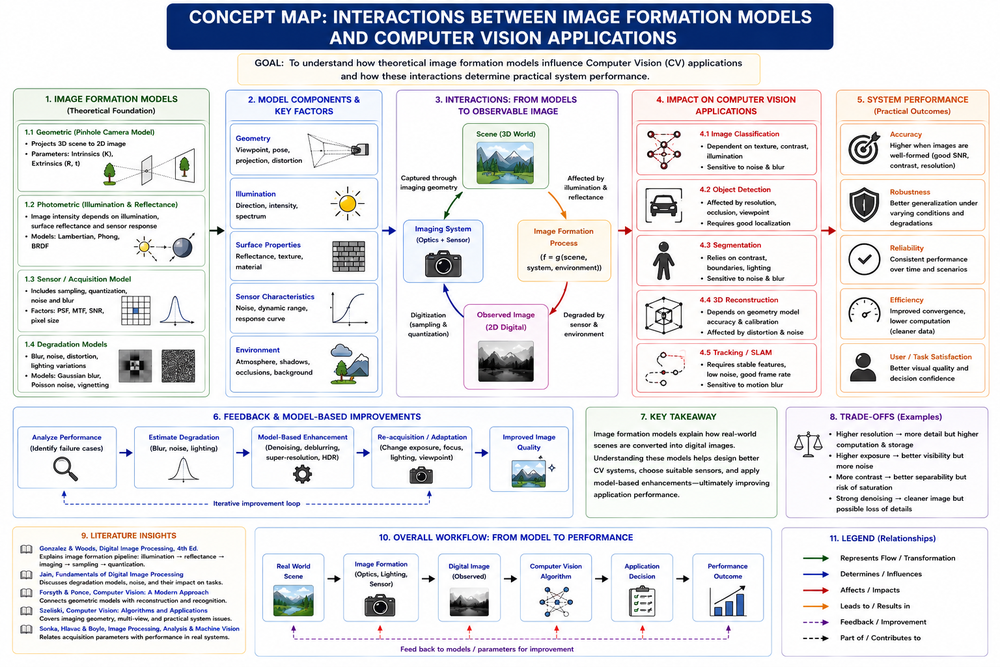
#> input picture CO1/AT2/AT2-Q15.png, 1000 x 667 px, shrunk from 1536 x 1024 before the run, found by its file name
$ python experiment_14.py
#> lines starting #> are read from the running program, lines starting #| are printed output that depends on the picture
# -*- coding: utf-8 -*-
"""EXPERIMENT-14.ipynb

Automatically generated by Colab.

Original file is located at
    https://colab.research.google.com/drive/1kkLurG41t-kff0--GRBaD4WouXu4DPsS
"""

import cv2
import numpy as np
from google.colab import files
import matplotlib.pyplot as plt

# Upload image
uploaded = files.upload()
#> the answer given: AT2-Q15.png

# Get uploaded file name
image_path = list(uploaded.keys())[0]

# Read image
img = cv2.imread(image_path)
#> img is the input picture: shape (667, 1000, 3); mean B, G, R 230.7, 226.7, 226.1

# Check if image is loaded
if img is None:
    print("Error: Image not found!")
else:
    # Get image dimensions
    rows, cols = img.shape[:2]
#> rows = 667; cols = 1000

    # Source points
    src_points = np.float32([
        [0, 0],
        [cols - 1, 0],
        [0, rows - 1],
        [cols - 1, rows - 1]
    ])
#> src_points = [[0, 0], [999, 0], [0, 666], [999, 666]]

    # Destination points
    dst_points = np.float32([
        [0, 0],
        [cols - 1, 0],
        [0, int(0.7 * rows)],
        [cols - 1, int(0.7 * rows)]
    ])
#> dst_points = [[0, 0], [999, 0], [0, 466], [999, 466]]

    # Compute homography matrix
    M, _ = cv2.findHomography(src_points, dst_points)

    # Apply homography transformation
    homography_img = cv2.warpPerspective(img, M, (cols, rows))
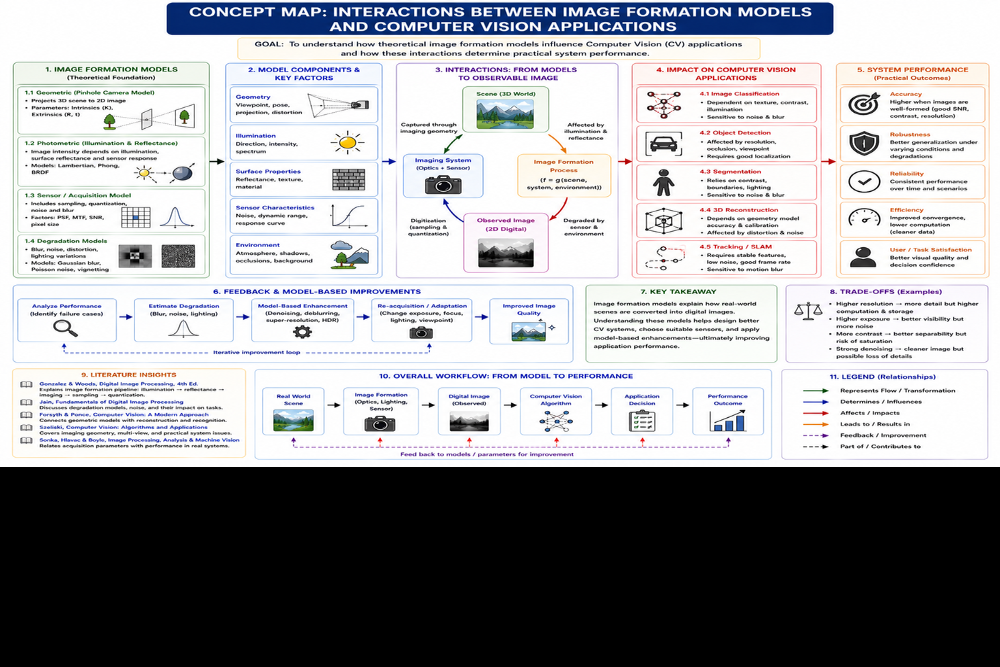
#> homography_img: shape (667, 1000, 3); mean B, G, R 161.5, 158.7, 158.3

    # Save output image
    cv2.imwrite("Transformation_Using_Homography_Image.jpg", homography_img)

    # Convert BGR to RGB for display
    original_rgb = cv2.cvtColor(img, cv2.COLOR_BGR2RGB)
    homography_rgb = cv2.cvtColor(homography_img, cv2.COLOR_BGR2RGB)

    # Display images
    plt.figure(figsize=(10, 5))

    plt.subplot(1, 2, 1)
    plt.imshow(original_rgb)
    plt.title("Original Image")
    plt.axis("off")

    plt.subplot(1, 2, 2)
    plt.imshow(homography_rgb)
    plt.title("Homography Transformation")
    plt.axis("off")

    plt.show()
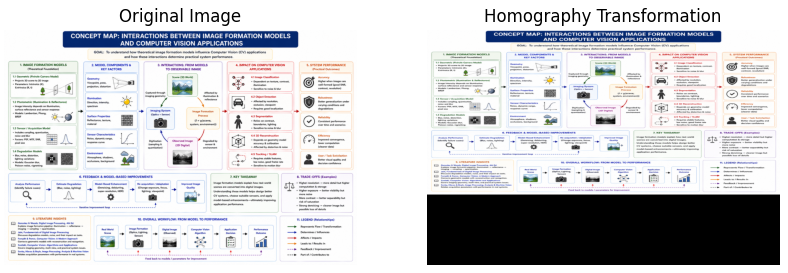
#> figure drawn by matplotlib, 2 panels

    # Download the transformed image
    files.download("Transformation_Using_Homography_Image.jpg")
